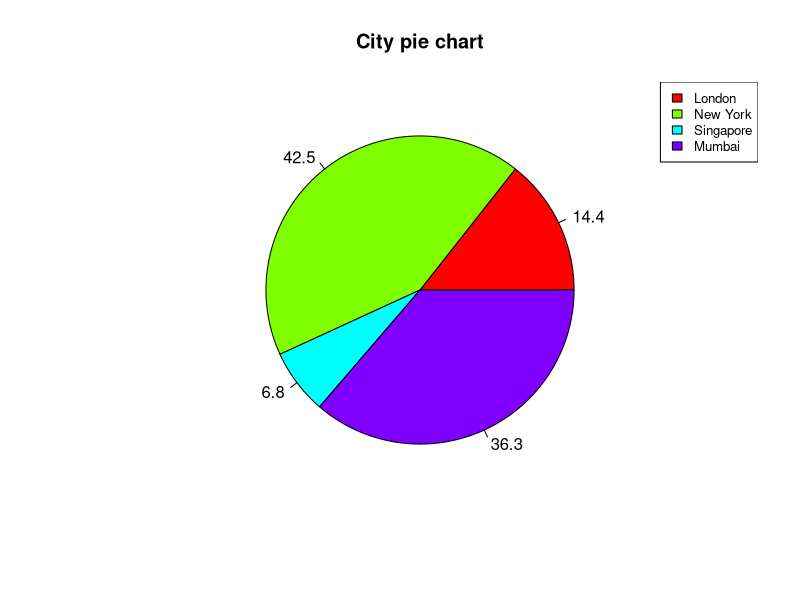

This chart was generated by the following R code:
# Create data for the graph.
x <- c(21, 62, 10,53)
labels <- c("London","New York","Singapore","Mumbai")
piepercent<- round(100*x/sum(x), 1)

# Plot the chart.
pie(x, labels = piepercent, main = "City pie chart",col =
      rainbow(length(x)))
legend("topright", c("London","New York","Singapore","Mumbai"), cex
       = 0.8,
       fill = rainbow(length(x)))
